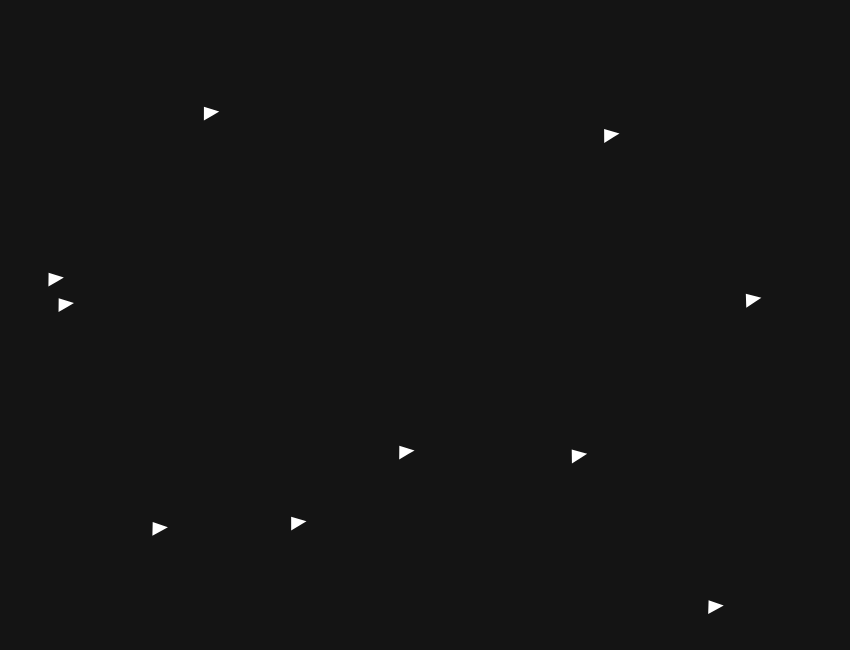
Frame 1 (no input)
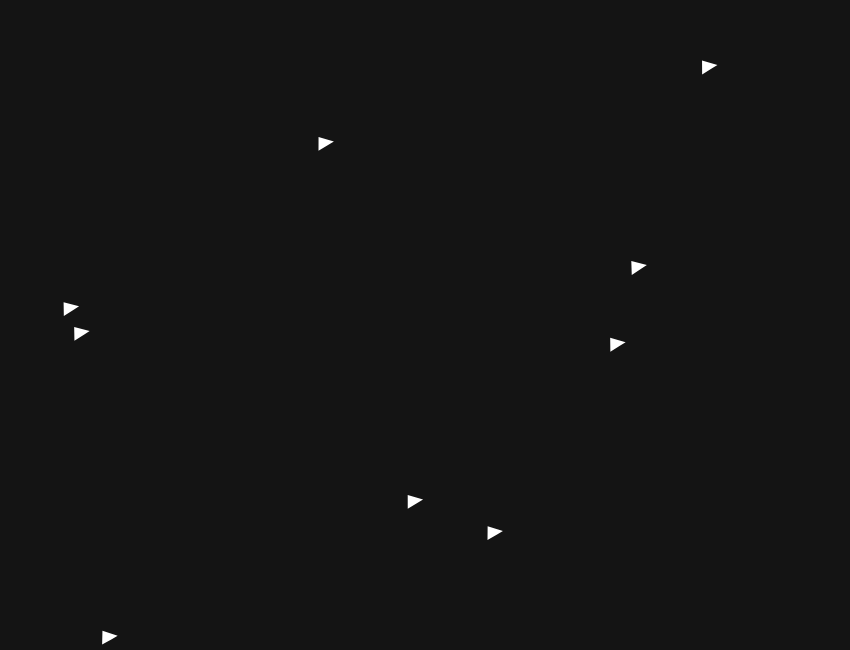
Frame 60 (no input)
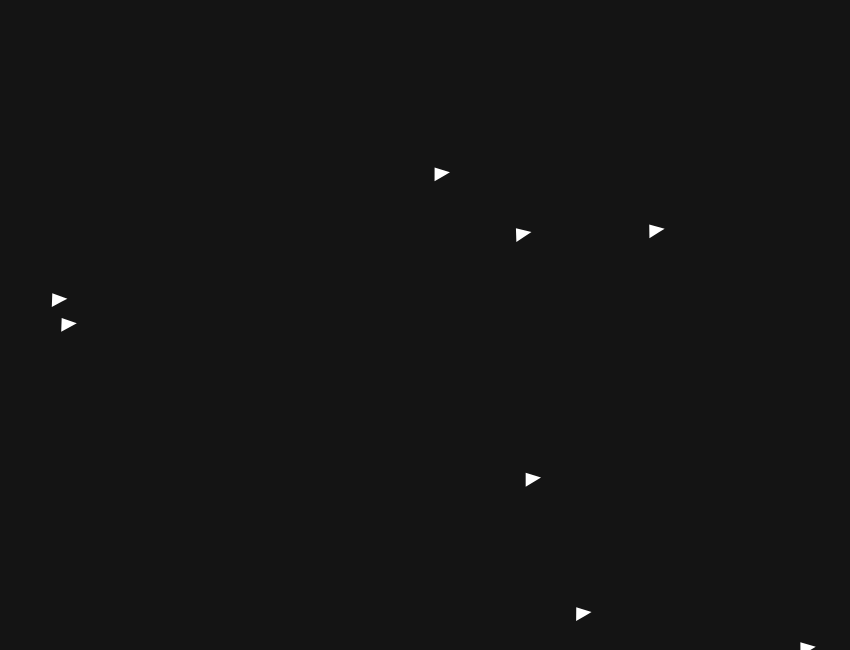
Frame 120 (the mouse pressed at the canvas centre since frame 60)

The p5.js sketch that drew these frames (run headless with seeded random() and noise() and a simulated clock; from frame 60 on, the mouse is pressed at the canvas centre):

// p5.js sketch
// ── sketch.js
const flock = []
let alignSlider
let cohereSlider
let separateSlider

function setup() {
	createCanvas(850,650);

  alignSlider = createSlider(0,5, 1, 0.1);
  cohereSlider = createSlider(0,5, 1, 0.1);
  separateSlider = createSlider(0,5, 1, 0.1);

  for(let i = 0;i < 10; i++){
  flock.push(new Boid());
}




  }

function draw() {
  background(20);
  for (let boid of flock){
    boid.flock(flock);
    boid.edges();
    boid.show();
    boid.update();
  }
}


// ── boid.js
class Boid {
 constructor() {
    this.pos = createVector(random(width), random(height));
    this.vel = p5.Vector.random2D();
    this.vel.setMag(random(2, 4))
    this.acc = createVector();
    this.maxForce = 0.1;
    this.maxSpeed = 2;
 }


 edges(){
  if (this.pos.x > width) {
    this.pos.x = 0;
  } else if (this.pos.x < 0 ){
    this.pos.x = width
  }
  if (this.pos.y > width) {
    this.pos.y = 0;
  } else if (this.pos.y < 0 ){
    this.pos.y = height
  }

 }

 align(boids){
    let perceptionRadius = 50;
    let steering = createVector();
    let total = 0
    for (let other of boids){
        let d = dist(this.pos.x, this.pos.y, other.pos.x, other.pos.y);
        if (other != this && d < perceptionRadius){
            steering.add(other.vel);
            total++ ;
        }
    }
    if(total > 0){
    steering.div(total);
    steering.setMag(this.maxSpeed  )
    steering.sub(this.vel);
    steering.limit(this.maxForce)
    }
      return steering;  }

 cohere(boids){
    let perceptionRadius = 50;
    let steering = createVector();
    let total = 0
    for (let other of boids){
        let d = dist(this.pos.x, this.pos.y, other.pos.x, other.pos.y);
        if (other != this && d < perceptionRadius){
            steering.add(other.pos);
            total++ ;
        }
    }
    if(total > 0){
    steering.div(total);
    steering.sub(this.pos)
    steering.setMag(this.maxSpeed)
    steering.sub(this.vel);
    steering.limit(this.maxForce)
    }
    return steering;   }


  separate(boids){
    let perceptionRadius = 50;
    let steering = createVector();
    let total = 0
    for (let other of boids){
        let d = dist(this.pos.x, this.pos.y, other.pos.x, other.pos.y);
        if (other != this && d < perceptionRadius){
            let diff = p5.Vector.sub(this.pos, other.pos);
            diff.div(d);
            steering.add(diff);
            total++;
        }
    }
    if(total > 0){
    steering.div(total);
    steering.setMag(this.maxSpeed)
    steering.sub(this.vel);
    steering.limit(this.maxForce);
    }
    return steering;
     }

  flock(boids){
    this.acc.set = 0;
    let alignment = this.align(boids);

    let cohesion = this.cohere(boids);

    let separation = this.separate(boids);

    separation * separateSlider.value();
    alignment * alignSlider.value();
    cohesion * cohereSlider.value();

    this.acc.add(alignment);
    this.acc.add(cohesion);
    this.acc.add(separation);

  }

 update(){
    this.pos.add(this.vel);
    this.vel.add(this.acc);
    this.vel.limit(this.maxSpeed)
 }

 show(){

    strokeWeight(1);
    stroke(255);
    push();
    translate(this.pos.x, this.pos.y)

    strokeWeight(6);
    triangle(5 * cos(radians(this.vel.heading())), 5 * sin(radians(this.vel.heading())), 1.5 * cos(radians(this.vel.heading()) + radians(90)), 3 * sin(radians(this.vel.heading()) + radians(90)),1.5 * cos(radians(this.vel.heading()) - radians(90)), 1.5 * sin(radians(this.vel.heading()) - radians(90)))

    pop();
 }


}
